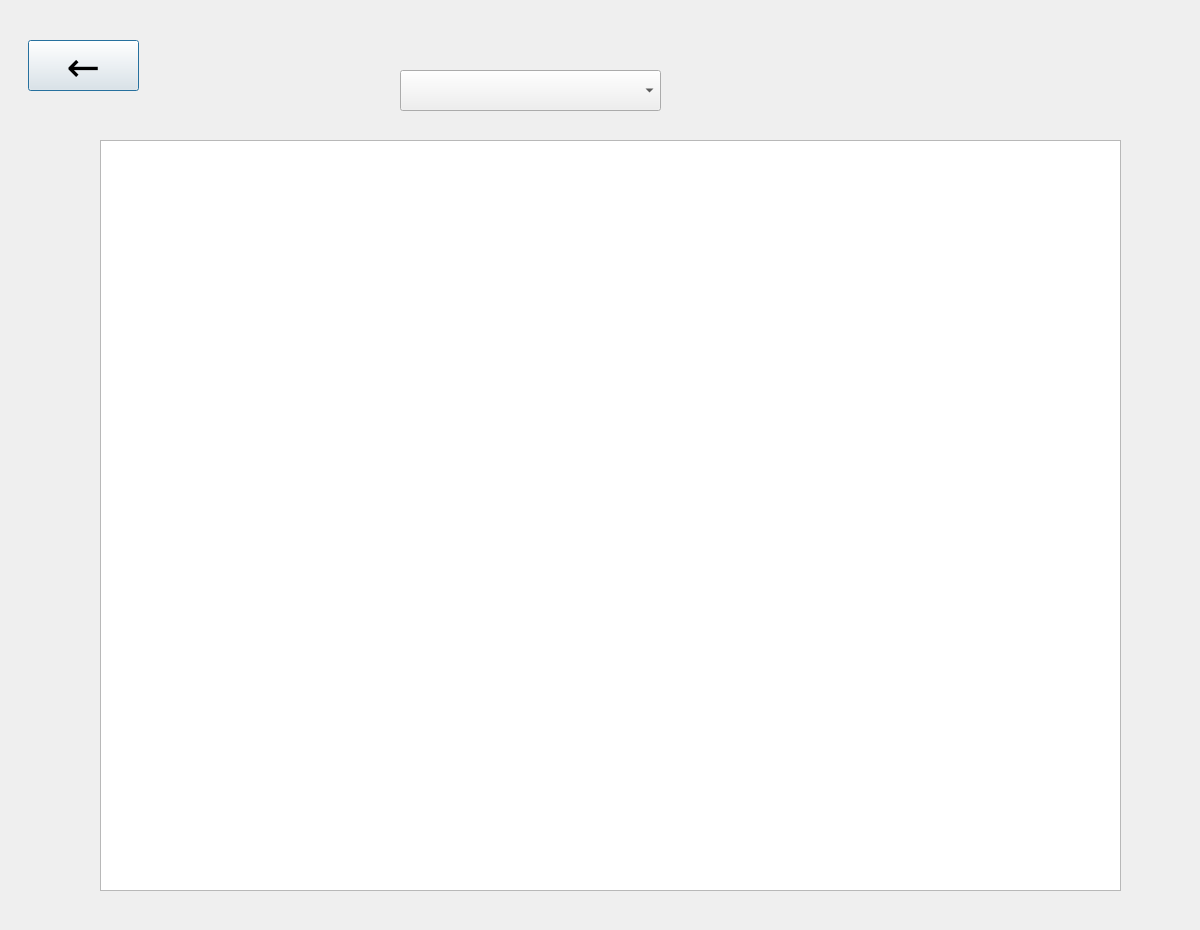
<?xml version="1.0" encoding="UTF-8"?>
<ui version="4.0">
 <class>Dialog</class>
 <widget class="QDialog" name="Dialog">
  <property name="geometry">
   <rect>
    <x>0</x>
    <y>0</y>
    <width>1200</width>
    <height>930</height>
   </rect>
  </property>
  <property name="windowTitle">
   <string>Dialog</string>
  </property>
  <widget class="QTableView" name="tableView">
   <property name="geometry">
    <rect>
     <x>100</x>
     <y>140</y>
     <width>1021</width>
     <height>751</height>
    </rect>
   </property>
  </widget>
  <widget class="QLabel" name="lbl_bg">
   <property name="geometry">
    <rect>
     <x>0</x>
     <y>0</y>
     <width>64</width>
     <height>15</height>
    </rect>
   </property>
   <property name="text">
    <string/>
   </property>
  </widget>
  <widget class="QComboBox" name="cmb">
   <property name="geometry">
    <rect>
     <x>400</x>
     <y>70</y>
     <width>261</width>
     <height>41</height>
    </rect>
   </property>
  </widget>
  <widget class="QPushButton" name="btnPrev1">
   <property name="geometry">
    <rect>
     <x>28</x>
     <y>40</y>
     <width>111</width>
     <height>51</height>
    </rect>
   </property>
   <property name="font">
    <font>
     <family>Hancom Gothic</family>
     <pointsize>30</pointsize>
    </font>
   </property>
   <property name="text">
    <string>←</string>
   </property>
  </widget>
  <zorder>lbl_bg</zorder>
  <zorder>tableView</zorder>
  <zorder>cmb</zorder>
  <zorder>btnPrev1</zorder>
 </widget>
 <resources/>
 <connections/>
</ui>
